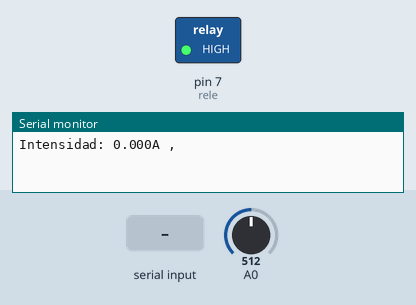
Recording of a sketch running on a simulated Arduino Uno, built with avr-gcc and run on an emulated ATmega328P. Parts: switched loads named in the sketch (green lamp = pin HIGH), the last lines printed to the serial monitor. The inputs (shaded band) are chosen by the test bench; at power-on: A0 = 512.

Above: at 1.2 s.
1.3 s: "a" received over Serial
At 3.1 s:
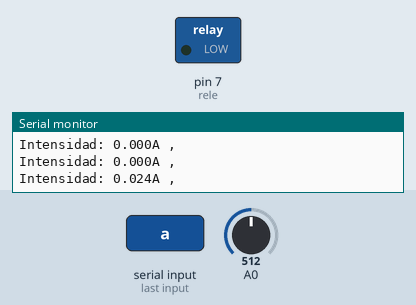
3.8 s: "p" received over Serial
At 5.2 s:
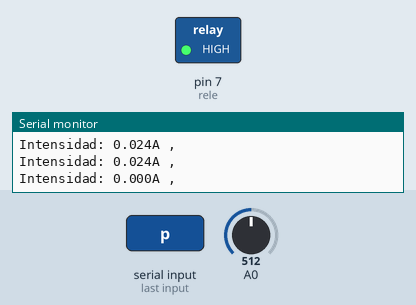
Timing chart, 0 to 6.8 s (numbered marks = the images above; inputs shaded):
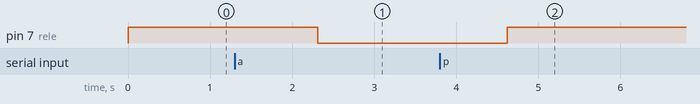

Measured:
- after the input at 1.3 s, pin 7 (rele): HIGH → LOW after 1.0 s
- after the input at 3.8 s, pin 7 (rele): LOW → HIGH after 0.82 s

The sketch:

Luz_UnRele.ino
```cpp
 //corriente
// Sensibilidad del sensor en V/A
float SENSIBILITY = 0.100; // Modelo 20A
int SAMPLESNUMBER = 800;
// Pin para Relé y variable
const int rele = 7;
boolean interruptor = false;
//lectura del serial
int option;

void setup() {
  Serial.begin(9600);
// definen pines
  pinMode(rele, OUTPUT);
   //llamado serial dht
}

void printMeasure(String prefix, float value, String postfix)
{
  Serial.print(prefix);
  Serial.print(value, 3);
  Serial.println(postfix);
}


void loop()
{
  // leer el serial
   delay(0);
    if (Serial.available() > 0) {
  //leemos la opcion enviada
      option = Serial.read();
     if (option == 'p') {
      interruptor = false;
      }
     if (option == 'a') {
      interruptor = true;
      }
}
  //Condicional del interruptor / rele

  if (interruptor == true) {
    digitalWrite(rele, LOW);
  }
  if (interruptor == false) {
    digitalWrite(rele, HIGH);
  }
  //Sensor de corriente

  float current = getCorriente(SAMPLESNUMBER);
  float currentRMS = 0.707 * current;
  float power = 230.0 * currentRMS;


  if (interruptor == false) {
    current = 0;
  }

  printMeasure("Intensidad: ", current, "A ,");
  // printMeasure("Irms: ", currentRMS, "A ,");
  //printMeasure("Potencia: ", power, "W");
  delay(1000);
}

float getCorriente(int samplesNumber)
{
  float intensidadFinal;
  float voltage;
  float corrienteSum = 0;
  for (int i = 0; i < samplesNumber; i++)
  {
    voltage = analogRead(A0) * 5.0 / 1023.0;
    corrienteSum += (voltage - 2.5) / SENSIBILITY;
  }
  intensidadFinal = corrienteSum / samplesNumber;
  if ( intensidadFinal < 0) {
    intensidadFinal = intensidadFinal * (-1);
  } else {
    intensidadFinal;
  }
  return (intensidadFinal);
}
```
